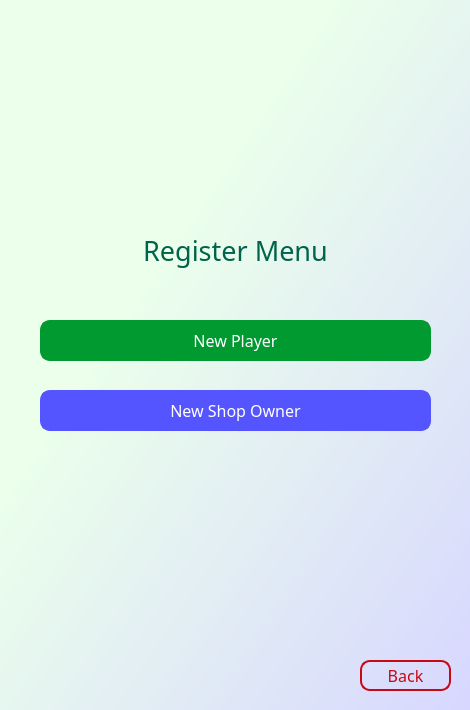
<?xml version="1.0" encoding="UTF-8"?>
<ui version="4.0">
 <class>Dialog</class>
 <widget class="QDialog" name="Dialog">
  <property name="geometry">
   <rect>
    <x>0</x>
    <y>0</y>
    <width>470</width>
    <height>710</height>
   </rect>
  </property>
  <property name="font">
   <font>
    <family>ZCOOL QingKe HuangYou</family>
    <pointsize>12</pointsize>
   </font>
  </property>
  <property name="windowTitle">
   <string>Board Game Community</string>
  </property>
  <property name="styleSheet">
   <string notr="true">background-color: qlineargradient(spread:pad, x1:0, y1:0, x2:1, y2:1, stop:0.353234 rgba(235, 255, 235, 255), stop:1 rgba(215, 215, 255, 255));</string>
  </property>
  <widget class="QLabel" name="label_3">
   <property name="geometry">
    <rect>
     <x>40</x>
     <y>220</y>
     <width>391</width>
     <height>61</height>
    </rect>
   </property>
   <property name="font">
    <font>
     <family>ZCOOL QingKe HuangYou</family>
     <pointsize>20</pointsize>
     <weight>50</weight>
     <italic>false</italic>
     <bold>false</bold>
    </font>
   </property>
   <property name="styleSheet">
    <string notr="true">background-color: rgba(255, 255, 255, 0);
font: 20pt &quot;ZCOOL QingKe HuangYou&quot;;
color: rgb(0, 100, 76);</string>
   </property>
   <property name="text">
    <string>Register Menu</string>
   </property>
   <property name="textFormat">
    <enum>Qt::AutoText</enum>
   </property>
   <property name="alignment">
    <set>Qt::AlignCenter</set>
   </property>
  </widget>
  <widget class="QPushButton" name="btn_newPlayer">
   <property name="geometry">
    <rect>
     <x>40</x>
     <y>320</y>
     <width>391</width>
     <height>41</height>
    </rect>
   </property>
   <property name="styleSheet">
    <string notr="true">background-color: rgb(0, 154, 49);
color: rgb(255, 255, 255);
font: 12pt &quot;ZCOOL QingKe HuangYou&quot;;
border-radius: 10px;
border: 2px solid rgb(0, 154, 49);</string>
   </property>
   <property name="text">
    <string>New Player</string>
   </property>
  </widget>
  <widget class="QPushButton" name="btn_newShopOwner">
   <property name="geometry">
    <rect>
     <x>40</x>
     <y>390</y>
     <width>391</width>
     <height>41</height>
    </rect>
   </property>
   <property name="styleSheet">
    <string notr="true">background-color: rgb(85, 85, 255);
color: rgb(255, 255, 255);
font: 12pt &quot;ZCOOL QingKe HuangYou&quot;;
border-radius: 10px;
border: 2px solid rgb(85, 85, 255);</string>
   </property>
   <property name="text">
    <string>New Shop Owner</string>
   </property>
  </widget>
  <widget class="QPushButton" name="btn_back">
   <property name="geometry">
    <rect>
     <x>360</x>
     <y>660</y>
     <width>91</width>
     <height>31</height>
    </rect>
   </property>
   <property name="styleSheet">
    <string notr="true">background-color:  rgba(0, 0, 0, 0);
color: rgb(200, 9, 19);
font: 12pt &quot;ZCOOL QingKe HuangYou&quot;;
border-radius: 10px;
border: 2px solid rgb(200, 9, 19);</string>
   </property>
   <property name="text">
    <string>Back</string>
   </property>
  </widget>
 </widget>
 <resources/>
 <connections/>
</ui>
